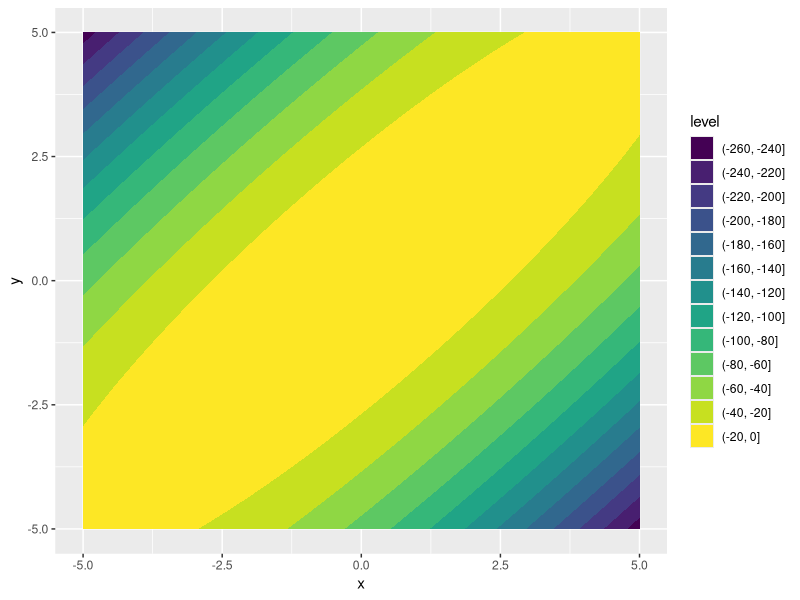
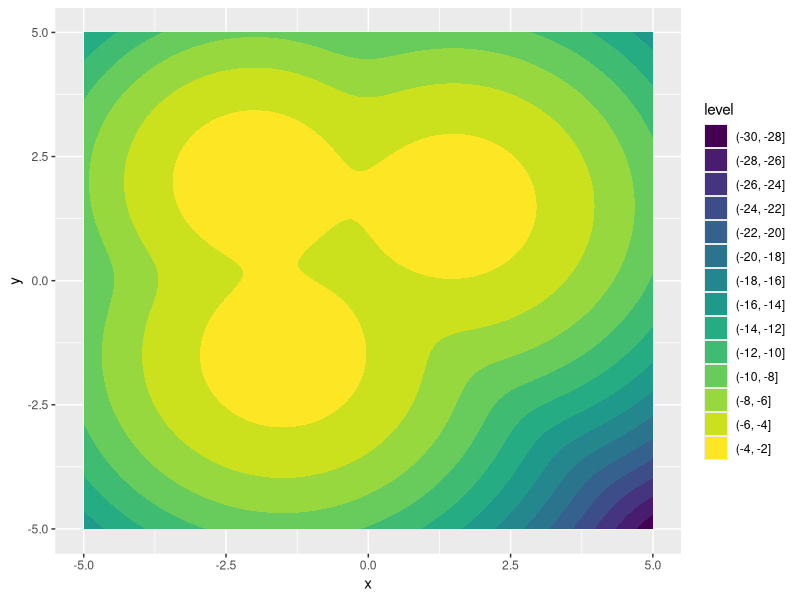
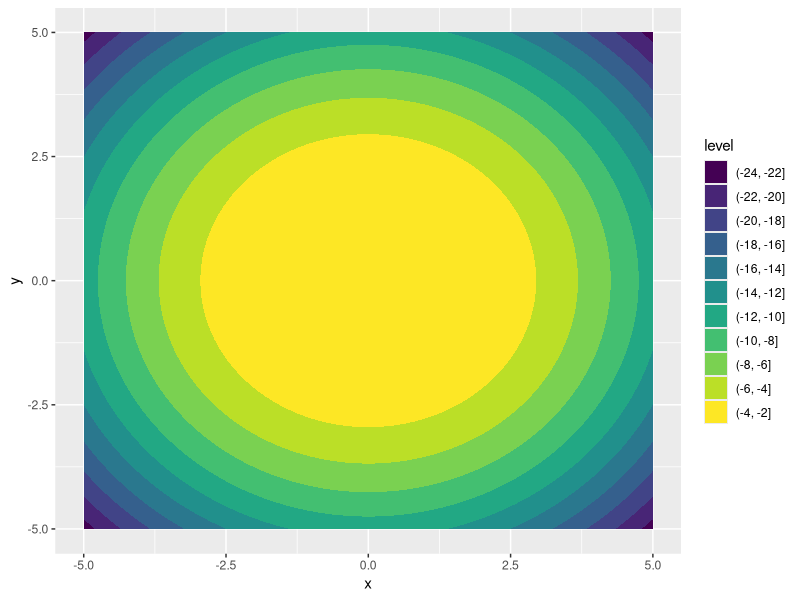
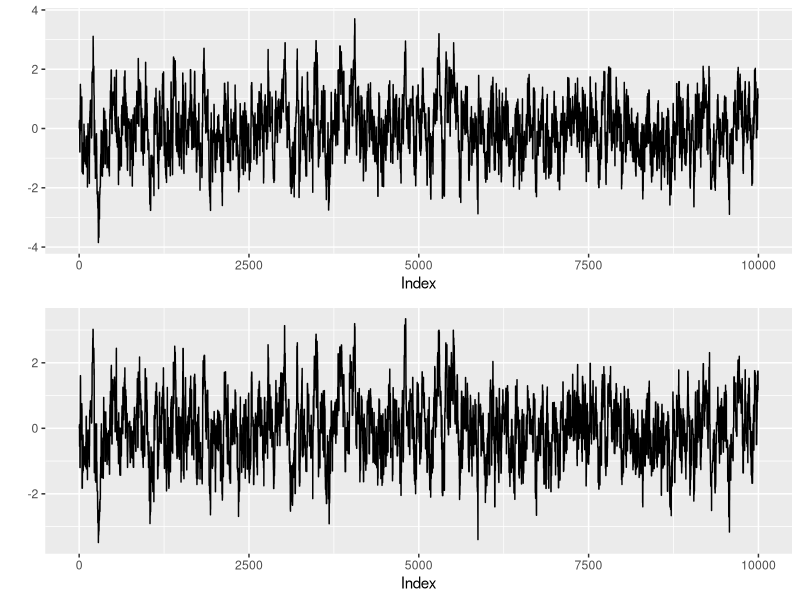
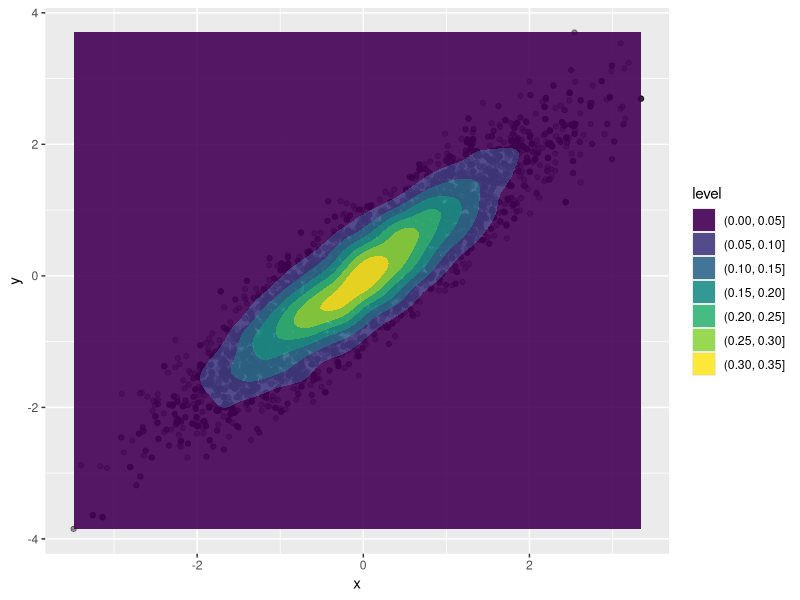
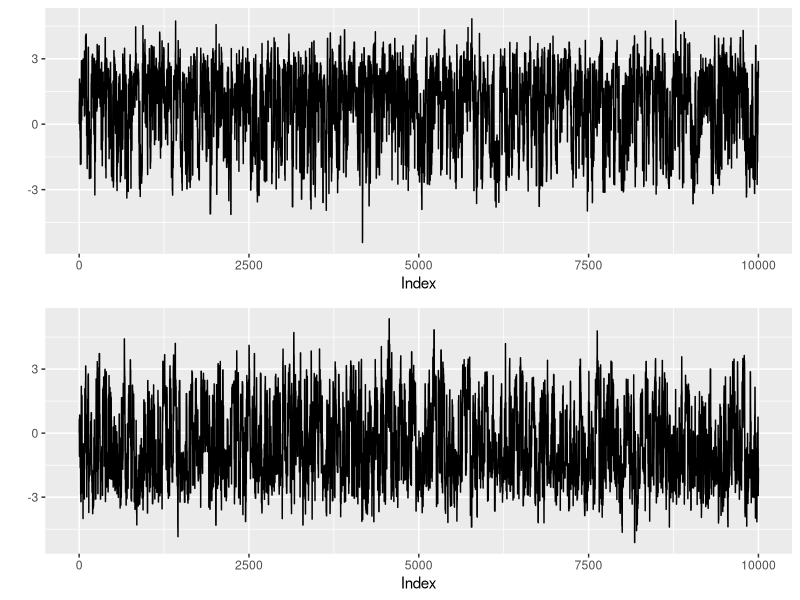
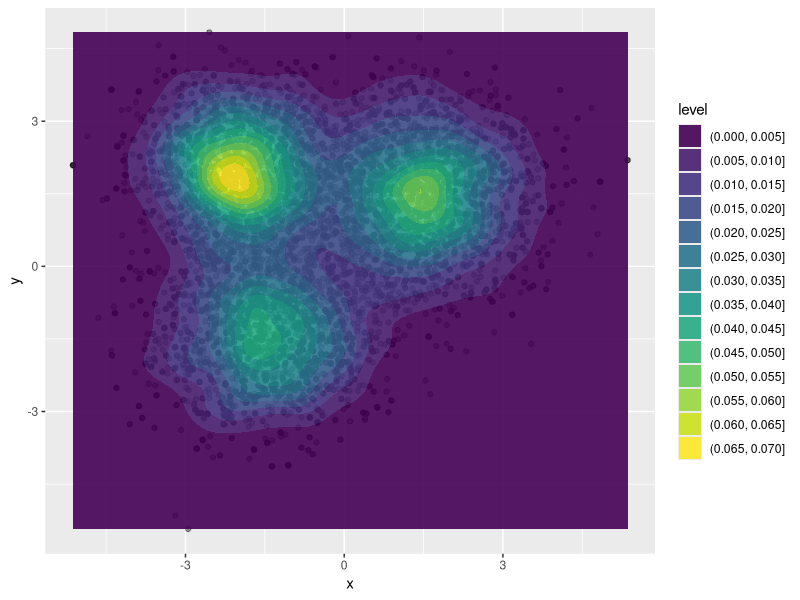
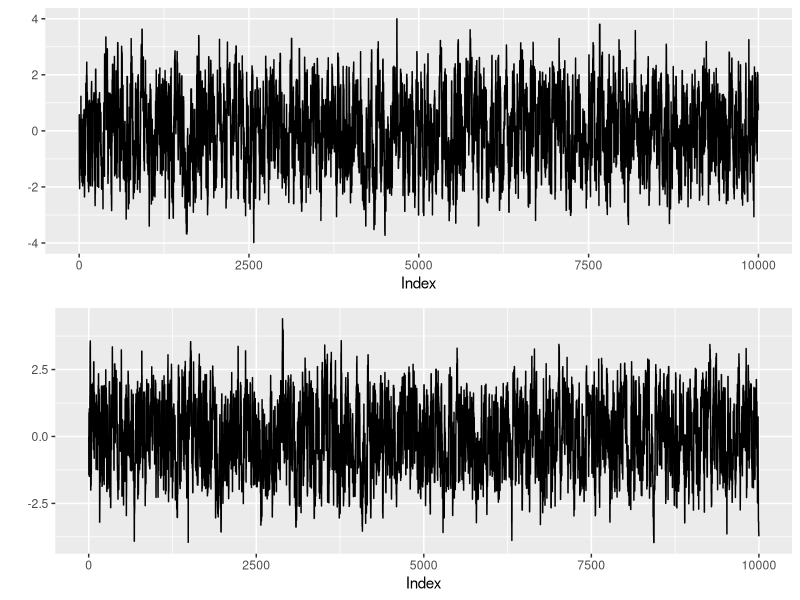

Generate these figures, in order, with R: (Note: a time limit stopped this script after it produced the figures.)

library(ggplot2)

dStNorm <- function(x,log=TRUE){
  mvtnorm::dmvnorm(x,mean = rep(0,2),sigma = matrix(c(1,0.9,0.9,1),nrow=2,ncol=2),log = log)
}

gradient.dStNorm <-function(x){
  solve(matrix(c(1,0.9,0.9,1),nrow=2,ncol=2),x)
}

dMMod <- function(x,log=TRUE){
  means = matrix(c(-1.5,-1.5,1.5,1.5,-2,2),nrow = 2, ncol = 3)
  vars = c(1,1,0.8)
  weights = rep(1/3,3)
  res = 0 
  for (i  in seq(3)){
    res = res + weights[i]*mvtnorm::dmvnorm(x,mean = means[,i], sigma = diag(vars[i],nrow=2))
  }
  if (log){
    return(log(res))
  }else{
    return(res)
  }
}

gradient.dMMod <-function(x){
  means = matrix(c(-1.5,-1.5,1.5,1.5,-2,2),nrow = 2, ncol = 3)
  vars = c(1,1,0.8)
  weights = rep(1/3,3)
  res = 0 
  like = dMMod(x,log=FALSE)
  for (i in seq(3)){
    res = res + weights[i]*solve(diag(vars[i],nrow=2),means[,i]-x)*mvtnorm::dmvnorm(x,mean = means[,i], sigma = diag(vars[i],nrow=2))
  }
  return(res/like)
}

dVolcano <- function(x,log =TRUE){
  x = as.vector(x)
  if (log){
    log(1/(2*pi)*exp(-1/2*t(x)%*%x)*(t(x)%*%x + 0.25))
  }else
    1/(2*pi)*exp(-1/2*t(x)%*%x)*(t(x)%*%x + 0.25)
}

gradient.dVolcano <- function(x){
  x = as.vector(x)
  return(as.vector(-x + 2*x/(t(x)%*%x+0.25)))
}

plotdensity <- function(f){
  x = as.matrix(expand.grid(seq(-5,5,0.1),seq(-5,5,0.1)))
  y = numeric(nrow(x))
  for (i in seq(nrow(x))){
    y[i] = f(x[i,])
  }
  ggplot(data.frame(x = x[,1],y=x[,2],z=y))  + 
    geom_contour_filled(aes(x=x,y=y,z=z))
}


plotdensity(dStNorm)

plotdensity(dMMod)

plotdensity(dVolcano)


dProp <- function(x,y,sigma = rep(0.5,2),log=TRUE){
  dnorm(x,mean = y, sd = sigma,log=log)
}

rProp <- function(y,sigma = rep(0.5,2),log=TRUE){
  rnorm(2, mean=y,sd = sigma)
}

MH <- function(init,dTar,dProp,rProp,nsamples=10000){
  eta = matrix(data = NA,nrow = nsamples, ncol = 2)
  acc.vec = numeric(nsamples)
  acc.prob = numeric(nsamples)
  eta[1,] = init$mu
  starttime = Sys.time()
  res = list()
  pb <- txtProgressBar(min = 0, max = nsamples, style = 3)
  for (i in seq(2,nsamples)){
    setTxtProgressBar(pb, i)
    eta.new = rProp(y = eta[i-1,],init$sigma)
    acc.prob[i] = min(1,exp(dTar(eta.new)  - dTar(eta[i-1,])))
    if (runif(1) < acc.prob[i]){
      eta[i,] = eta.new
      acc.vec[i] = T
    }else{
      eta[i,] = eta[i-1,]
      acc.vec[i] = F
    }
  }
  res$eta = eta
  res$acc.vec = acc.vec
  res$acc.prob = acc.prob
  return(res)
}

langevinMH <- function(init,dTar,dProp,rProp,grad,nsamples=10000){
  eta = matrix(data = NA,nrow = nsamples, ncol = 2)
  acc.vec = numeric(nsamples)
  acc.prob = numeric(nsamples)
  eta[1,] = init$mu
  starttime = Sys.time()
  res = list()
  pb <- txtProgressBar(min = 0, max = nsamples, style = 3)
  for (i in seq(2,nsamples)){
    setTxtProgressBar(pb, i)
    eta.new = rProp(y = eta[i-1,] + init$sigma^2/2*grad(eta[i-1,]),init$sigma)
    acc.prob[i] = min(1,exp(dTar(eta.new) + dProp(x = eta[i-1,], y = eta.new+init$sigma^2/2*grad(eta.new),sigma = init$sigma)  - dTar(eta[i-1,]) - dProp(x = eta.new, y = eta[i-1,]+init$sigma^2/2*grad(eta[i-1,]), sigma = init$sigma)))
    if (runif(1) < acc.prob[i]){
      eta[i,] = eta.new
      acc.vec[i] = T
    }else{
      eta[i,] = eta[i-1,]
      acc.vec[i] = F
    }
  }
  res$eta = eta
  res$acc.vec = acc.vec
  res$acc.prob = acc.prob
  return(res)
}


hamiltonianMH <- function(init,dTar,dProp,rProp,grad,epsilon,steps,nsamples=10000){
  eta = matrix(data = NA,nrow = nsamples, ncol = 2)
  acc.vec = numeric(nsamples)
  acc.prob = numeric(nsamples)
  eta[1,] = init$mu
  starttime = Sys.time()
  res = list()
  pb <- txtProgressBar(min = 0, max = nsamples, style = 3)
  for (i in seq(2,nsamples)){
    setTxtProgressBar(pb, i)
    eta.new = rProp(y = eta[i-1,],init$sigma)
    p.new = rnorm(n = length(eta.new),mean=0,sd = 1)
    p.init = p.new
    for (j in seq(steps)){
      p.new = p.new - epsilon/2*grad(eta.new)
      eta.new = eta.new + epsilon*p.new
      p.new = p.new - epsilon/2*grad(eta.new)
    }
    p.new = -p.new
    acc.prob[i] = min(1,exp(dTar(eta.new) - dTar(eta[i-1,]) + sum(p.init^2)/2 - sum(p.new^2)/2))
    if (is.nan(acc.prob[i])){
      acc.prob[i]=0
    }
    if (runif(1) < acc.prob[i]){
      eta[i,] = eta.new
      acc.vec[i] = T
    }else{
      eta[i,] = eta[i-1,]
      acc.vec[i] = F
    }
  }
  res$eta = eta
  res$acc.vec = acc.vec
  res$acc.prob = acc.prob
  return(res)
}

plottrace <- function(eta){
  t2 <- ggplot(data.frame(x=seq(nrow(eta)),y=eta[,1]))+
    geom_path(aes(x=x,y=y)) + 
    labs(x="Index",y="")
  t1 <- ggplot(data.frame(x = seq(nrow(eta)),y=eta[,2]))+
    geom_path(aes(x=x,y=y)) + 
    labs(x="Index",y="")
  gridExtra::grid.arrange(t1,t2)
}

plothist <- function(eta){
  ggplot(data.frame(x = eta[,1],y = eta[,2]),aes(x=x,y=y))+
    geom_point(alpha =0.4) + 
    geom_density_2d_filled(alpha = 0.9) 
}



### Metropolis-Hastings MH

# Standard Normal MH
init = list(mu = c(0,0),sigma = rep(0.7,2))
res_StNorm = MH(init, dStNorm, dProp, rProp, nsamples=10000)
plottrace(res_StNorm$eta)
plothist(res_StNorm$eta)


# Multimodal Normal MH
init = list(mu = c(0,0),sigma = rep(1.5,2))
res_MMod = MH(init, dMMod, dProp, rProp, nsamples=10000)
plottrace(res_MMod$eta)
plothist(res_MMod$eta)


# Volcano MH
init = list(mu =c(0,0),sigma = rep(1,2))
res_Volcano = MH(init, dVolcano, dProp, rProp, nsamples=10000)
plottrace(res_Volcano$eta)
plothist(res_Volcano$eta)


### Langevin MH

# Standard Normal Langevin MH
init = list(mu = c(0,0),sigma = rep(0.3,2))
res_StNorm = langevinMH(init, dStNorm, dProp, rProp,gradient.dStNorm, nsamples=10000)
plottrace(res_StNorm$eta)
plothist(res_StNorm$eta)


# Multimodal Normal Langevin MH
init = list(mu = c(0,0),sigma = rep(0.9,2))
res_MMod = langevinMH(init, dMMod, dProp, rProp,gradient.dMMod, nsamples=10000)
plottrace(res_MMod$eta)
plothist(res_MMod$eta)


# Volcano Langevin MH
init = list(mu =c(0,0),sigma = rep(0.8,2))
res_Volcano = langevinMH(init, dVolcano, dProp, rProp,gradient.dVolcano, nsamples=10000)
plottrace(res_Volcano$eta)
plothist(res_Volcano$eta)



### Hamiltonian MH

# Standard Normal Hamiltonian MH
init = list(mu = c(0,0),sigma = rep(0.3,2))
res_StNorm = hamiltonianMH(init, dStNorm, dProp, rProp,gradient.dStNorm,epsilon=0.1,steps=10,nsamples=10000)
plottrace(res_StNorm$eta)
plothist(res_StNorm$eta)


# Multimodal Normal Hamiltonian MH
init = list(mu = c(0,0),sigma = rep(0.9,2))
res_MMod = hamiltonianMH(init, dMMod, dProp, rProp,gradient.dMMod,epsilon=0.2,steps=15, nsamples=10000)
plottrace(res_MMod$eta)
plothist(res_MMod$eta)


# Volcano Hamiltonian MH
init = list(mu =c(0,0),sigma = rep(0.8,2))
res_Volcano = hamiltonianMH(init, dVolcano, dProp, rProp,gradient.dVolcano,epsilon=0.08,steps=17, nsamples=10000)
plottrace(res_Volcano$eta)
plothist(res_Volcano$eta)
